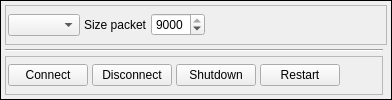
                <widget class="QFrame" name="frame_5">
                 <property name="minimumSize">
                  <size>
                   <width>0</width>
                   <height>50</height>
                  </size>
                 </property>
                 <property name="frameShape">
                  <enum>QFrame::Box</enum>
                 </property>
                 <property name="frameShadow">
                  <enum>QFrame::Plain</enum>
                 </property>
                 <layout class="QGridLayout" name="gridLayout_2">
                  <property name="leftMargin">
                   <number>4</number>
                  </property>
                  <property name="topMargin">
                   <number>4</number>
                  </property>
                  <property name="rightMargin">
                   <number>4</number>
                  </property>
                  <property name="bottomMargin">
                   <number>4</number>
                  </property>
                  <property name="spacing">
                   <number>4</number>
                  </property>
                  <item row="0" column="0" colspan="2">
                   <widget class="QFrame" name="frame_2">
                    <property name="minimumSize">
                     <size>
                      <width>0</width>
                      <height>0</height>
                     </size>
                    </property>
                    <property name="frameShape">
                     <enum>QFrame::StyledPanel</enum>
                    </property>
                    <property name="frameShadow">
                     <enum>QFrame::Raised</enum>
                    </property>
                    <layout class="QHBoxLayout" name="horizontalLayout_5">
                     <property name="spacing">
                      <number>4</number>
                     </property>
                     <property name="leftMargin">
                      <number>2</number>
                     </property>
                     <property name="topMargin">
                      <number>2</number>
                     </property>
                     <property name="rightMargin">
                      <number>2</number>
                     </property>
                     <property name="bottomMargin">
                      <number>2</number>
                     </property>
                     <item>
                      <widget class="QComboBox" name="cbConnectionList">
                       <property name="currentIndex">
                        <number>-1</number>
                       </property>
                      </widget>
                     </item>
                     <item>
                      <widget class="QLabel" name="label_2">
                       <property name="text">
                        <string>Size packet</string>
                       </property>
                      </widget>
                     </item>
                     <item>
                      <widget class="QSpinBox" name="sbSizePackets">
                       <property name="minimum">
                        <number>512</number>
                       </property>
                       <property name="maximum">
                        <number>9000</number>
                       </property>
                       <property name="singleStep">
                        <number>25</number>
                       </property>
                       <property name="value">
                        <number>9000</number>
                       </property>
                      </widget>
                     </item>
                     <item>
                      <spacer name="horizontalSpacer_5">
                       <property name="orientation">
                        <enum>Qt::Horizontal</enum>
                       </property>
                       <property name="sizeHint" stdset="0">
                        <size>
                         <width>40</width>
                         <height>20</height>
                        </size>
                       </property>
                      </spacer>
                     </item>
                    </layout>
                   </widget>
                  </item>
                  <item row="2" column="0">
                   <widget class="QFrame" name="frame_3">
                    <property name="frameShape">
                     <enum>QFrame::StyledPanel</enum>
                    </property>
                    <property name="frameShadow">
                     <enum>QFrame::Raised</enum>
                    </property>
                    <layout class="QHBoxLayout" name="horizontalLayout_6">
                     <property name="spacing">
                      <number>4</number>
                     </property>
                     <property name="leftMargin">
                      <number>2</number>
                     </property>
                     <property name="topMargin">
                      <number>2</number>
                     </property>
                     <property name="rightMargin">
                      <number>2</number>
                     </property>
                     <property name="bottomMargin">
                      <number>2</number>
                     </property>
                     <item>
                      <widget class="QPushButton" name="pbConnectList">
                       <property name="text">
                        <string>Connect</string>
                       </property>
                      </widget>
                     </item>
                     <item>
                      <widget class="QPushButton" name="pbDisconnectList">
                       <property name="text">
                        <string>Disconnect</string>
                       </property>
                      </widget>
                     </item>
                     <item>
                      <widget class="QPushButton" name="pbShutdownList">
                       <property name="text">
                        <string>Shutdown</string>
                       </property>
                      </widget>
                     </item>
                     <item>
                      <widget class="QPushButton" name="pbRestartList">
                       <property name="text">
                        <string>Restart</string>
                       </property>
                      </widget>
                     </item>
                     <item>
                      <spacer name="horizontalSpacer_6">
                       <property name="orientation">
                        <enum>Qt::Horizontal</enum>
                       </property>
                       <property name="sizeHint" stdset="0">
                        <size>
                         <width>40</width>
                         <height>20</height>
                        </size>
                       </property>
                      </spacer>
                     </item>
                    </layout>
                   </widget>
                  </item>
                  <item row="1" column="0">
                   <widget class="Line" name="line">
                    <property name="orientation">
                     <enum>Qt::Horizontal</enum>
                    </property>
                   </widget>
                  </item>
                 </layout>
                </widget>
